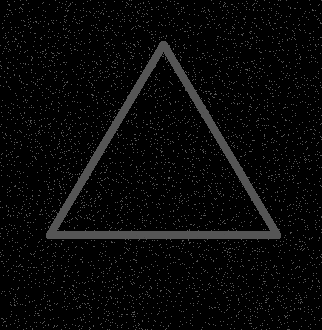
#> input picture opencv_project_practice/Lab3/data/tr.png, 322 x 330 px
$ python Ex5.py
#> lines starting #> are read from the running program, lines starting #| are printed output that depends on the picture; after the words box and inside, x2 and y2 are one past the last pixel; in counts of white or black regions, pixels touching at a corner belong together
import cv2
import matplotlib.pyplot as plt
import numpy as np


def read_image():
    return cv2.imread("./data/tr.png", cv2.IMREAD_GRAYSCALE)
#> returned value is the input picture: shape (330, 322); min 0, max 85, mean 8.2


# 去除噪声
def remove_noise(image):
    image = cv2.medianBlur(image, 5)
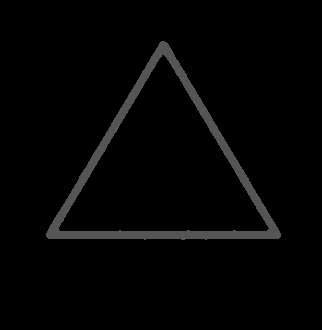
#> image: shape (330, 322); min 0, max 85, mean 4.3
    image = cv2.GaussianBlur(image, (3, 3), 0)
    image = cv2.GaussianBlur(image, (3, 3), 0)
    return cv2.medianBlur(image, 5)


def border_detect(image):
    return cv2.Canny(image, 50, 100)
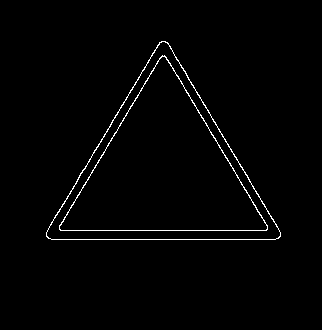
#> returned value: shape (330, 322); 1.4% white in thin lines or dots, all inside (x1, y1, x2, y2) = (46, 41, 281, 240)


def linearize(img):
    height, width = img.shape
#> height = 330; width = 322
    # 按高度处理像素
    for i in range(height):
        img[i] = process_row(img[i], 9)
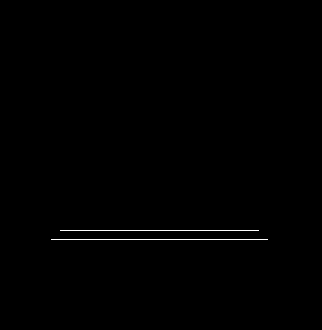
#> img: shape (330, 322); 0.39% white in thin lines or dots, all inside (x1, y1, x2, y2) = (51, 230, 268, 240)
    return img


def process_row(row, threshold):
    btm_pt, cnt_1, cnt_0 = 0, 0, 0
    for j in range(len(row)):
        # 如果不是白色像素，跳过
        if row[j] != 255:
            continue
        row[j] = 0
        cnt_1 += 1
        # 如果是白色像素，向右扫描
        for k in range(j + 1, len(row)):
            if row[k] == 255:
                row[k], cnt_0 = 0, 0
                cnt_1 += 1
                btm_pt = k
            else:
                cnt_0 += 1
            if cnt_0 >= 10:
                break
        # 如果白色像素数超过阈值，将这些像素置为白色
        if cnt_1 >= threshold:
            row[j:btm_pt + 1] = 255
            cnt_1, cnt_0, j = 0, 0, btm_pt
    return row


def check_line_parallelism(img, threshold=5):
    # 按高度处理像素
#> called with threshold = 5
    sum_ = np.sum(img, axis=1)
#> sum_ = 330 values, max 55335 at index 239, min 0 at index 0, mean 321.5
    idx = np.argsort(sum_)[::-1]
#> idx = 330 values, max 329 at index 225, min 0 at index 268, mean 164.5
    idx_low, idx_high = idx[0], idx[1]
#> idx_low = 239; idx_high = 230
    flag_low, flag_high = True, False
    # 处理处于上下边界的直线
    scale = (idx_high + threshold < idx) & (idx < idx_low - threshold)
    lines = img[scale]
#> lines = empty array
    cols = np.any(lines == 255, axis=0)
    rows = np.any(lines == 255, axis=1)
#> rows = empty array
    # 检查上下边界是否平行，使用np.argmax()函数找到第一个为True的位置
    if np.any(cols):
        if np.any(rows[:np.argmax(cols)]):
            flag_high = False
        if np.any(rows[np.argmax(cols):]):
            flag_low = False
    sum_ = np.sum(img, axis=0)
#> sum_ = 322 values, max 510 at index 60, min 0 at index 0, mean 329.4
    idx = np.where(sum_ == 510)[0]
#> idx = 199 values from 60 to 258
    # 检查上下边界的宽度是否相同
    find_idx = [np.sum(x) for x in img[:, idx]]
#> find_idx = 330 values, max 50745 at index 230, min 0 at index 0, mean 307.5
    find_idx = np.nonzero(find_idx)[0]
#> find_idx = [230, 239]
    width = np.mean(np.diff(find_idx))
#> width = 9
    return flag_low, flag_high, width


if __name__ == '__main__':
    img = read_image()
    plt.subplot(121), plt.imshow(img, cmap='gray'), plt.title('Original')
    plt.xticks([]), plt.yticks([])
    img = remove_noise(img)
    img = border_detect(img)
    ps = linearize(img)
    plt.subplot(122), plt.imshow(ps, cmap='gray'), plt.title('Denoised')
    ps = check_line_parallelism(ps)
#> ps = (True, False, 9)
    print(f'上边界是否平行：{"是" if ps[0] else "否"}\n'
          f'下边界是否平行：{"是" if ps[1] else "否"}\n'
          f'宽度：{ps[2]}。')
#| 上边界是否平行：是
#| 下边界是否平行：否
#| 宽度：9.0。
    plt.xticks([]), plt.yticks([])
    plt.tight_layout()
    plt.show()
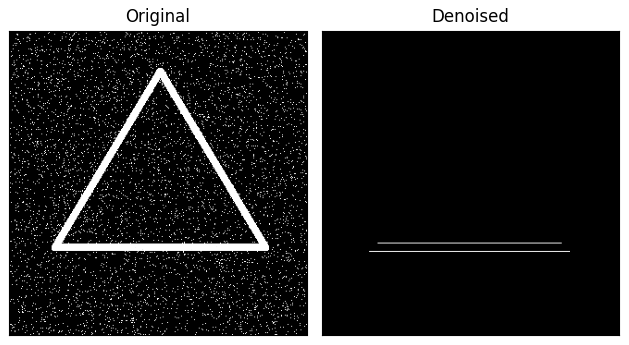
#> figure drawn by matplotlib, 2 panels
